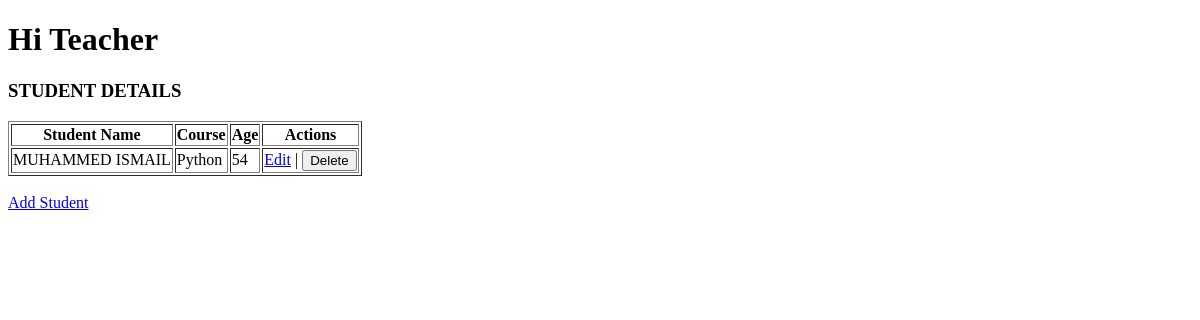
The app's page /, older data.
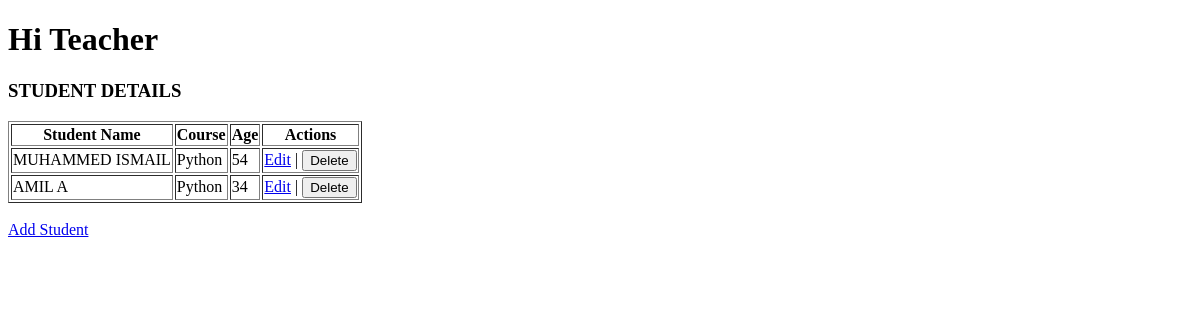
The same page, newer data.
### teacher/models.py (models this page shows, shortened)
class Students(models.Model):
    name=models.CharField(max_length=50)
    course=models.CharField(max_length=20)
    age=models.IntegerField()

### teacher/views.py (the view)
# urls.py: path('', views.index, name='index'),
def index(request):
    std = Students.objects.all()
    return render(request, 'index.html', {'student': std})

### teacher/templates/index.html (shortened to what this page needs)
<!DOCTYPE html>
<html lang="en">
<head>
</head>
<body>
    <h1>Hi Teacher</h1>
    <h3>STUDENT DETAILS</h3>
    <table border="1">
        <tr>
            <th>Student Name</th>
            <th>Course</th>
            <th>Age</th>
            <th>Actions</th>
        </tr>
        {% for s in student %}
        <tr>
            <td>{{ s.name }}</td>
            <td>{{ s.course }}</td>
            <td>{{ s.age }}</td>
            <td>
                <a href="{% url 'edit_student' s.id %}">Edit</a>
                |
                <form action="{% url 'delete_student' s.id %}" method="POST" style="display: inline;">
                    <button type="submit">
                        Delete
                    </button>
                </form>
            </td>
        </tr>
        {% empty %}
        <tr>
            <td colspan="4">No students found.</td>
        </tr>
        {% endfor %}
    </table>
    <br>
    <a href="{% url 'login' %}">Add Student</a>
</body>
</html>

Row changes from the older to the newer data that the page shows:
added Students: name "AMIL A", course "Python", age "34"
